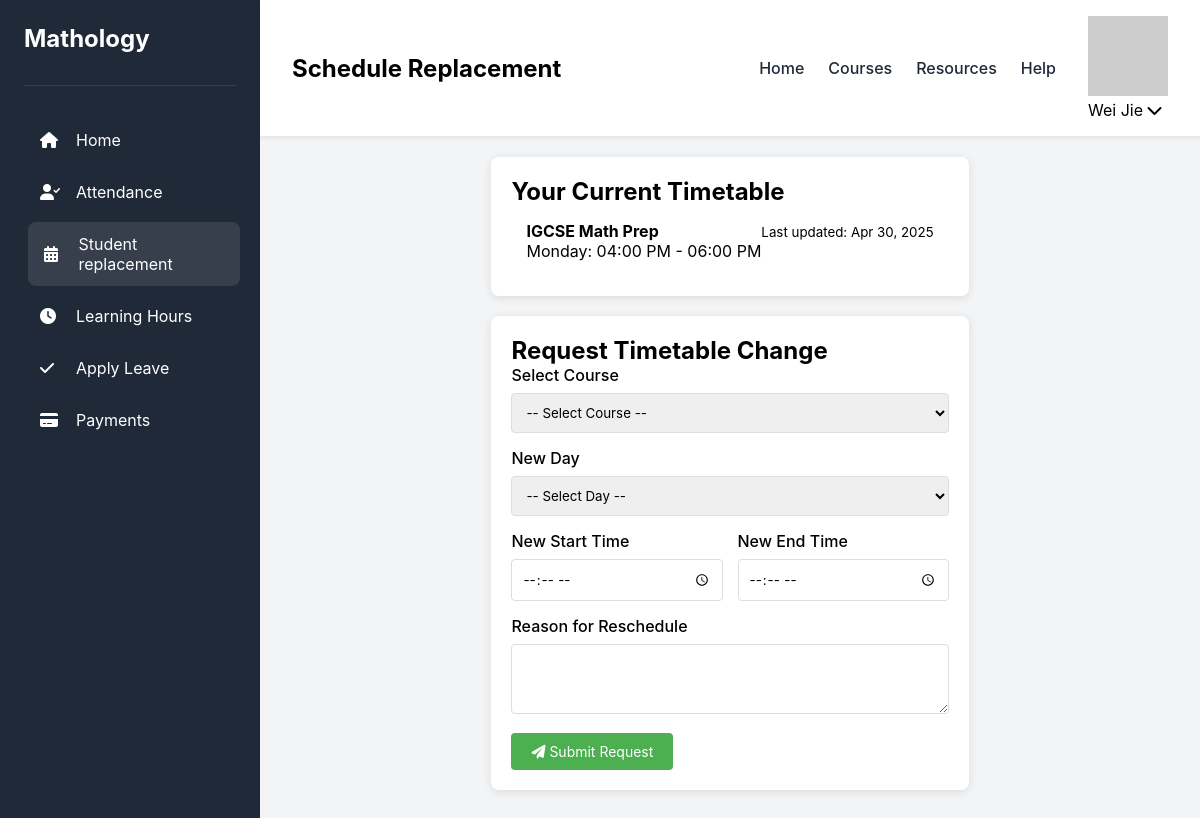
The app's page /Pages/client/student_reschedule.php?student=1 with its own data.
### tables this page shows
CREATE TABLE `students` (
  `student_id` int(11) NOT NULL,
  `Last_Name` varchar(50) DEFAULT NULL,
  `First_Name` varchar(50) DEFAULT NULL,
  `Gender` tinyint(1) DEFAULT NULL,
  `DOB` date DEFAULT NULL,
  `School_Syllabus` text DEFAULT NULL,
  `School_Intake` tinyint(1) DEFAULT NULL,
  `Current_School_Grade` text DEFAULT NULL,
  `School` varchar(100) DEFAULT NULL,
  `Mathology_Level` text DEFAULT NULL,
  `enrollment_date` date DEFAULT NULL,
  `status` enum('active','inactive','graduated') DEFAULT 'active'
);

CREATE TABLE `student_timetable` (
  `id` int(11) NOT NULL,
  `course` varchar(100) NOT NULL,
  `day` varchar(10) NOT NULL,
  `start_time` time NOT NULL,
  `end_time` time NOT NULL,
  `approved_at` timestamp NOT NULL DEFAULT current_timestamp(),
  `status` enum('active','cancelled') DEFAULT 'active',
  `student_course_id` int(11) NOT NULL
);

CREATE TABLE `courses` (
  `course_id` int(11) NOT NULL,
  `course_name` varchar(100) NOT NULL,
  `description` text DEFAULT NULL,
  `level` varchar(50) DEFAULT NULL,
  `created_at` timestamp NOT NULL DEFAULT current_timestamp()
);

### Pages/client/student_reschedule.php (the view, shortened to what this page needs)
<?php
require_once '../setting.php';
$student_id = isset($_GET['student']) ? (int)$_GET['student'] : 4;
$student = $conn->query("SELECT * FROM Students WHERE student_id = $student_id")->fetch_assoc();
$current_timetable = $conn->query("
    SELECT t.*, c.course_name
    FROM student_timetable t
    JOIN student_courses sc ON t.student_course_id = sc.student_course_id
    JOIN courses c ON sc.course_id = c.course_id
    WHERE sc.student_id = $student_id
    ORDER BY FIELD(t.day, 'Monday', 'Tuesday', 'Wednesday', 'Thursday', 'Friday'), t.start_time
");
?>
<!DOCTYPE html>
<html lang="en">
<head>
    <link rel="stylesheet" href="../../styles/common.css">
    <link rel="stylesheet" href="../../styles/attendence.css">
    <link rel="stylesheet" href="https://cdnjs.cloudflare.com/ajax/libs/font-awesome/6.0.0/css/all.min.css">
</head>
<body>
    <div class="dashboard-container">
        <aside class="sidebar">
            <div class="logo-container">
                <h2>Mathology</h2>
            </div>
            <nav class="side-nav">
                <a href="dashboardclient.php" class="nav-item">
                    <i class="fas fa-home"></i>
                    <span>Home</span>
                </a>
                <a href="attendanceclient.php" class="nav-item">
                    <i class="fas fa-user-check"></i>
                    <span>Attendance</span>
                </a>
                <a href="student_reschedule.php" class="nav-item active">
                    <i class="fas fa-calendar-alt"></i>
                    <span>Student replacement</span>
                </a>
                <a href="learninghours.php" class="nav-item">
                    <i class="fas fa-clock"></i>
                    <span>Learning Hours</span>
                </a>
                <a href="leave.php" class="nav-item">
                    <i class="fas fa-check"></i>
                    <span>Apply Leave</span>
                </a>
                <a href="payment.php" class="nav-item">
                    <i class="fas fa-credit-card"></i>
                    <span>Payments</span>
                </a>
            </nav>
        </aside>
        <main class="main-content">
            <nav class="top-nav">
                <div class="nav-left">
                    <h1>Schedule Replacement</h1>
                </div>
                <div class="nav-right">
                    <div class="nav-links">
                        <a href="dashboard.html" class="nav-link">Home</a>
                        <a href="#" class="nav-link">Courses</a>
                        <a href="#" class="nav-link">Resources</a>
                        <a href="#" class="nav-link">Help</a>
                    </div>
                    <div class="user-profile">
                        <img src="https://ui-avatars.com/api/?name=<?= urlencode($student['First_Name']) ?>" alt="Profile" class="profile-img">
                        <div class="profile-dropdown">
                            <span class="user-name"><?= htmlspecialchars($student['First_Name']) ?></span>
                            <i class="fas fa-chevron-down"></i>
                        </div>
                    </div>
                </div>
            </nav>
            <div class="content-container">
                <div class="current-timetable">
                    <h2>Your Current Timetable</h2>
                    <?php if ($current_timetable->num_rows > 0): ?>
                        <?php while ($entry = $current_timetable->fetch_assoc()): ?>
                            <div class="timetable-entry">
                                <div>
                                    <strong><?= htmlspecialchars($entry['course_name']) ?></strong>
                                    <p><?= htmlspecialchars($entry['day']) ?>:
                                    <?= date('h:i A', strtotime($entry['start_time'])) ?> - <?= date('h:i A', strtotime($entry['end_time'])) ?></p>
                                </div>
                                <div>
                                    <small>Last updated: <?= date('M j, Y', strtotime($entry['approved_at'])) ?></small>
                                </div>
                            </div>
                        <?php endwhile; ?>
                    <?php else: ?>
                        <p>No timetable entries found.</p>
                    <?php endif; ?>
                </div>
                <div class="request-form">
                    <h2>Request Timetable Change</h2>
                    <form method="POST" action="student_reschedule.php">
                        <div class="form-group">
                            <label for="course_id">Select Course</label>
                            <select name="course_id" id="course_id" class="form-control" required>
                                <option value="">-- Select Course --</option>
                            </select>
                        </div>
                        <div class="form-group">
                            <label for="new_day">New Day</label>
                            <select name="new_day" id="new_day" class="form-control" required>
                                <option value="">-- Select Day --</option>
                            </select>
                        </div>
                        <div class="time-inputs">
                            <div class="form-group">
                                <label for="new_start_time">New Start Time</label>
                                <input type="time" name="new_start_time" id="new_start_time" class="form-control" required>
                            </div>
                            <div class="form-group">
                                <label for="new_end_time">New End Time</label>
                                <input type="time" name="new_end_time" id="new_end_time" class="form-control" required>
                            </div>
                        </div>
                        <div class="form-group">
                            <label for="reason">Reason for Reschedule</label>
                            <textarea name="reason" id="reason" class="form-control" rows="3"></textarea>
                        </div>
                        <button type="submit" name="request_reschedule" class="btn btn-primary">
                            <i class="fas fa-paper-plane"></i> Submit Request
                        </button>
                    </form>
                </div>
            </div>
        </main>
    </div>
</body>
</html>

### Styles/common.css (style rules this page uses)
:root { --primary-color: #4f46e5; --secondary-color: #818cf8; --background-color: #f3f4f6; --sidebar-color: #1f2937; --text-color: #1f2937; --text-light: #6b7280; --border-color: #e5e7eb; --white: #ffffff; --event-color-1: #fef3c7; --event-color-2: #dcfce7; --event-color-3: #dbeafe; --transition-speed: 0.3s; }
* { margin: 0; padding: 0; box-sizing: border-box; font-family: 'Inter', sans-serif; }
.dashboard-container { display: flex; min-height: 100vh; }
.sidebar { width: 260px; background-color: var(--sidebar-color); color: var(--white); padding: 1.5rem; display: flex; flex-direction: column; transition: all var(--transition-speed) ease; box-shadow: 2px 0 8px rgba(0, 0, 0, 0.1); }
.logo-container { display: flex; align-items: center; gap: 1rem; padding-bottom: 2rem; border-bottom: 1px solid rgba(255, 255, 255, 0.1); }
.side-nav { margin-top: 2rem; display: flex; flex-direction: column; gap: 0.5rem; }
.nav-item { display: flex; align-items: center; gap: 1rem; padding: 0.75rem 1rem; color: var(--white); text-decoration: none; border-radius: 0.5rem; transition: all var(--transition-speed) ease; position: relative; overflow: hidden; }
.nav-item:hover, .nav-item.active { background-color: rgba(255, 255, 255, 0.1); transform: translateX(4px); }
.nav-item i { width: 20px; transition: transform var(--transition-speed) ease; }
.main-content { flex: 1; background-color: var(--background-color); display: flex; flex-direction: column; }
.top-nav { background-color: var(--white); padding: 1rem 2rem; display: flex; justify-content: space-between; align-items: center; border-bottom: 1px solid var(--border-color); box-shadow: 0 2px 4px rgba(0, 0, 0, 0.05); }
.nav-left { display: flex; align-items: center; gap: 1rem; }
.nav-right { display: flex; align-items: center; gap: 2rem; }
.nav-links { display: flex; gap: 1.5rem; }
.nav-link { color: var(--text-color); text-decoration: none; font-weight: 500; position: relative; padding: 0.25rem 0; transition: color var(--transition-speed) ease; }
.nav-link::after { content: ''; position: absolute; bottom: 0; left: 0; width: 0; height: 2px; background-color: var(--primary-color); transition: width var(--transition-speed) ease; }
.user-profile { position: relative; }
.user-name { cursor: pointer; }

### Pages/client/student_reschedule.php (style rules this page uses)
.content-container { padding: 20px; max-width: 1200px; margin: 0 auto; }
.current-timetable, .request-form { background: white; border-radius: 8px; padding: 20px; margin-bottom: 20px; box-shadow: 0 2px 10px rgba(0,0,0,0.1); }
.timetable-entry { display: flex; justify-content: space-between; padding: 15px; border-bottom: 1px solid #eee; }
.timetable-entry:last-child { border-bottom: none; }
.form-group { margin-bottom: 15px; }
.form-group label { display: block; margin-bottom: 8px; font-weight: 500; }
.form-control { width: 100%; padding: 10px; border: 1px solid #ddd; border-radius: 4px; }
select.form-control { height: 40px; }
.btn { padding: 10px 20px; border: none; border-radius: 4px; cursor: pointer; font-size: 14px; }
.btn-primary { background-color: #4CAF50; color: white; }
.time-inputs { display: flex; gap: 15px; }
.time-inputs .form-group { flex: 1; }

### records on screen
students: First_Name "Wei Jie"
student_timetable: courses.course_name "IGCSE Math Prep", day "Monday", start_time "04:00 PM", end_time "06:00 PM", approved_at "Apr 30, 2025"
